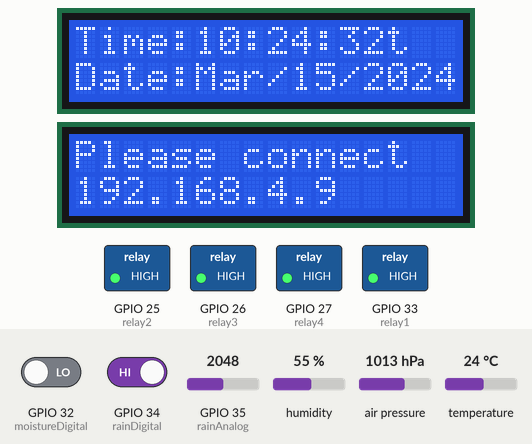
Bench run of a sketch on a simulated ESP32. On the bench: 2 × 16×2 character LCD, switched loads named in the sketch (green lamp = pin HIGH). The inputs (shaded band) are chosen by the test bench; at power-on: GPIO 34 (rainDigital) HIGH, humidity 55 %, air pressure 1013 hPa, temperature 24 °C, GPIO 32 (moistureDigital) LOW, GPIO 35 (rainAnalog) = 2048. WiFi joins after 1.5 s; servers stay silent unless stated; the local clock reads 2024-03-15 10:24:30 at power-on unless the sketch sets it; what the sketch prints to the serial monitor is not drawn.

Above: at 3.3 s.
3.4 s: GPIO 34 (rainDigital) driven LOW
At 7.1 s:
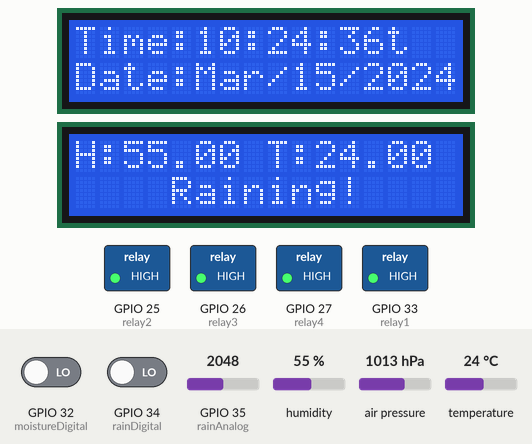
9.2 s: GPIO 34 (rainDigital) driven HIGH
At 13.5 s:
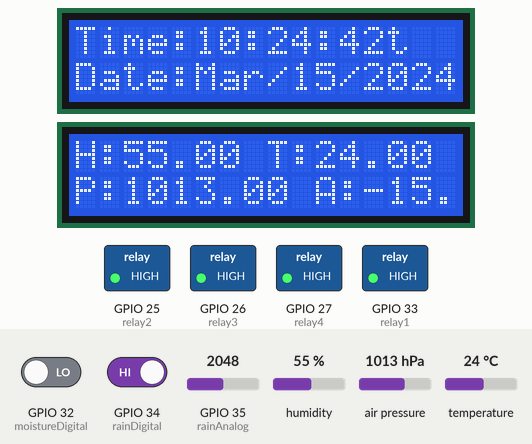
15.3 s: humidity set to 22 %
At 18.0 s:
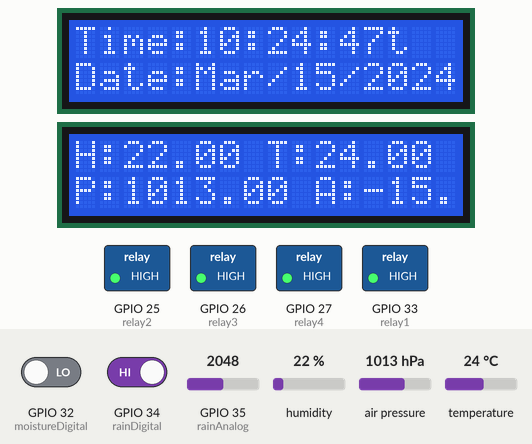
18.3 s: air pressure set to 952 hPa
At 20.5 s:
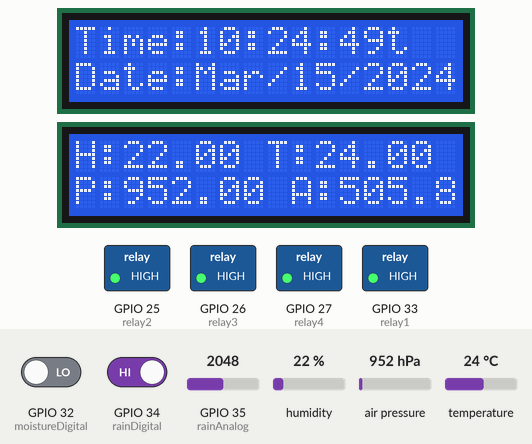
21.2 s: temperature set to 12 °C
At 23.2 s:
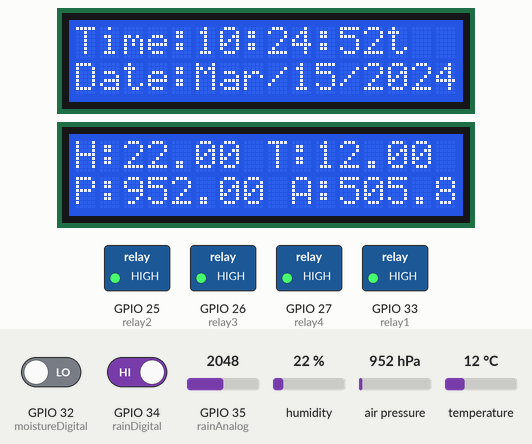
24.2 s: air pressure set to 975 hPa
At 26.5 s:
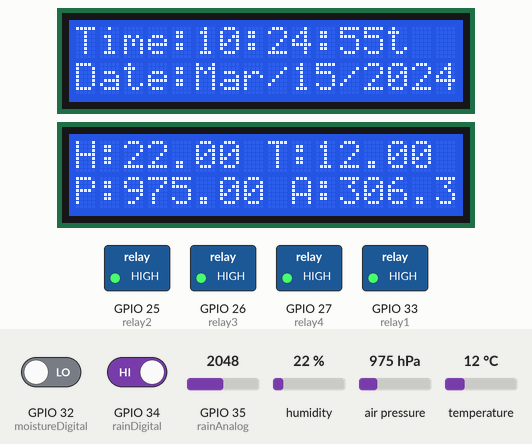
Timing chart, 0 to 28.0 s (numbered marks = the images above; inputs shaded):
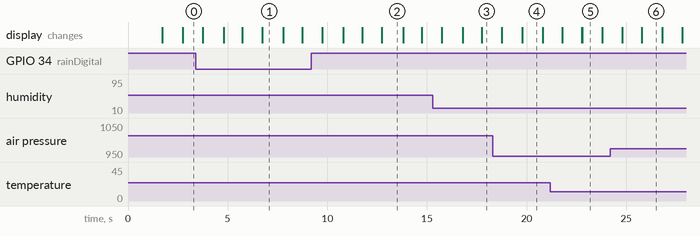

The sketch:

HumidityTemp.ino
```cpp
#include <WiFiManager.h>
#include "time.h"
#include "DHT.h"
#include <LiquidCrystal_I2C.h>
#include <Adafruit_BMP280.h>
#include <math.h>
//#include "soc/soc.h"
//#include "soc/rtc_cntl_reg.h"
#define DHTPIN 4
#define DHTTYPE DHT11
#define BMP_SDA 21
#define BMP_SCL 22
#define rainAnalog 35
#define rainDigital 34
#define moistureDigital 32

Adafruit_BMP280 bmp280;
DHT dht(DHTPIN, DHTTYPE);
int lcdColumns = 16;
int lcdRows = 2;
float h;
float t;
int soilMoisture;
bool firstConnect = true;
LiquidCrystal_I2C lcd1(0x27, lcdColumns, lcdRows);
LiquidCrystal_I2C lcd2(0x23, lcdColumns, lcdRows);
const char* ntpServer = "pool.ntp.org";
const long  gmtOffset_sec = 0;
const int   daylightOffset_sec = 19800;
unsigned long startMillis1;
unsigned long startMillis2;
unsigned long currentMillis;
const unsigned long period1 = 3000;
const unsigned long period2 = 1000;
//26, 27, 25, 33
int relay1 = 33;
int relay2 = 25;
int relay3 = 26;
int relay4 = 27;

void displayLocalTime()
{
  struct tm timeinfo;
  if (!getLocalTime(&timeinfo)) {
    Serial.println("Failed to obtain time");
    lcd1.clear();
    lcd1.setCursor(0, 0);
    lcd1.print("No Internet");
    lcd1.setCursor(0, 1);
    lcd1.print("Connect Again");
    return;
  }
  Serial.println(&timeinfo, "%A, %B %d %Y %I:%M:%S ");
  lcd1.setCursor(0, 0);
  lcd1.print("Time:");
  lcd1.print(&timeinfo, "%I:%M:%S");
  lcd1.setCursor(0, 1);
  lcd1.print("Date:");
  lcd1.print(&timeinfo, "%b/%d/%Y");
}

void displayToggleOnRain() {
  lcd2.clear();
  lcd2.setCursor(0, 0);
  lcd2.print("H:");
  lcd2.print(h);
  lcd2.print(" ");
  lcd2.print("T:");
  lcd2.print(t);

  lcd2.setCursor(4, 1);
  lcd2.print("Raining!");
}

void displaySensorReadings() {
  h = dht.readHumidity();
  t = dht.readTemperature();
  float altitude = bmp280.readAltitude(1011.18);
  float pressure = (bmp280.readPressure() / 100);
  int rainAnalogVal = analogRead(rainAnalog);
  int rainDigitalVal = digitalRead(rainDigital);
  soilMoisture = digitalRead(moistureDigital);
  Serial.println(rainAnalogVal);
  Serial.println(rainDigitalVal);
  if (rainDigitalVal == 0) {
    displayToggleOnRain();
  }
  else {
    lcd2.setCursor(0, 0);
    lcd2.print("H:");
    lcd2.print(h);
    lcd2.print(" ");
    lcd2.print("T:");
    lcd2.print(t);
    Serial.print(h);
    Serial.print(t);

    lcd2.setCursor(0, 1);
    lcd2.print("P:");
    lcd2.print(pressure);
    lcd2.print(" ");
    lcd2.print("A:");
    lcd2.print(altitude);
  }
}

void wifiNotConnected() {
  lcd1.clear();
  lcd1.setCursor(0, 0);
  lcd1.print("Please connect");
  lcd1.setCursor(0, 1);
  lcd1.print("192.168.4.9");

  lcd2.clear();
  lcd2.setCursor(0, 0);
  lcd2.print("Please connect");
  lcd2.setCursor(0, 1);
  lcd2.print("192.168.4.9");
}

void setup() {
  Serial.begin(115200);
  WiFiManager wm;
  wm.resetSettings();
  bool res;
  //WRITE_PERI_REG(RTC_CNTL_BROWN_OUT_REG, 0);

  lcd1.begin();
  lcd1.backlight();
  lcd2.begin();
  lcd2.backlight();
  bmp280.begin(0x76);
  pinMode(rainDigital, INPUT);
  pinMode(relay1, OUTPUT);
  pinMode(relay2, OUTPUT);
  pinMode(relay3, OUTPUT);
  pinMode(relay4, OUTPUT);
  pinMode(moistureDigital, INPUT);
  digitalWrite(relay1, HIGH);
  digitalWrite(relay2, HIGH);
  digitalWrite(relay3, HIGH);
  digitalWrite(relay4, HIGH);

  configTime(gmtOffset_sec, daylightOffset_sec, ntpServer);
  if (firstConnect) {
    Serial.println("Wifi display function called");
    wifiNotConnected();
  }
  res = wm.autoConnect("Grow Smart", "password");
  if (!res) {
    Serial.println("Failed to connect");
  }
  else{
    Serial.println("connected");
    firstConnect = false;
  }
  displayLocalTime();
  //WiFi.disconnect(true);
  //WiFi.mode(WIFI_OFF);
  dht.begin();
  startMillis1 = millis();
  startMillis2 = millis();
}

void loop() {
  currentMillis = millis();
  if (currentMillis - startMillis1 >= period1) {
    displaySensorReadings();
    startMillis1 = currentMillis;
  }
  if (currentMillis - startMillis2 >= period2) {
    displayLocalTime();
    startMillis2 = currentMillis;
  }

}
```

Measured:
- after the input at 3.4 s, the display: first differs from a run without the input after 1.4 s (image 1 shows a later state)
- after the input at 9.2 s, the display: first differs from a run without the input after 1.6 s (image 2 shows a later state)
- what the display in image 1 shows lasts 1.1 s, from 6.7 s to 7.8 s
- what the display in image 4 shows lasts 1.0 s, from 19.8 s to 20.8 s
